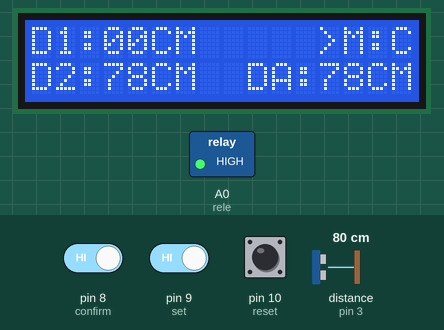
Recording of a program running on a simulated Arduino Uno, built with avr-gcc and run on an emulated ATmega328P. Parts: 16×2 character LCD, switched loads named in the program (green lamp = pin HIGH). Wiring (inferred from the names in the program): ultrasonic range finder: trigger pin 2; echo pin 3. Dashed ring = blinking. Inputs (shaded band) come from the test bench; at power-on: pin 10 (reset) HIGH, distance to the obstacle (sensor on pin 3) 80 cm, pin 8 (confirm) HIGH, pin 9 (set) HIGH. The echo pulse lasts 58.3 µs per cm; EEPROM starts erased; pins used as bus, display or sensor lines are not drawn.

Above: at 1.9 s.
2.0 s: pin 10 (reset) pulled LOW for 3.2 s
At 5.2 s:
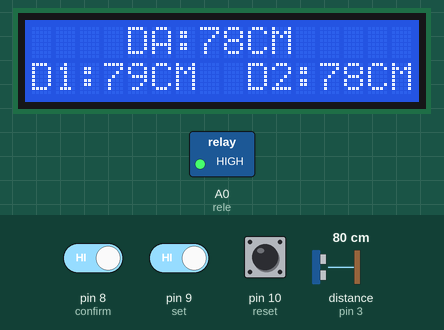
6.7 s: pin 10 (reset) pulled LOW for 1 s
At 9.2 s:
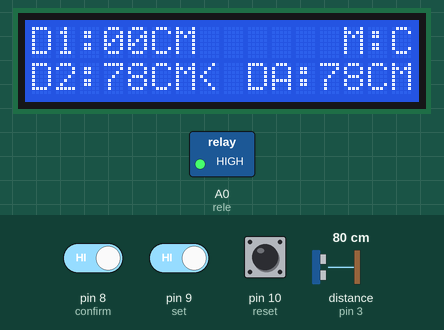
9.4 s: distance to the obstacle (sensor on pin 3) set to 2 cm
At 10.25 s:
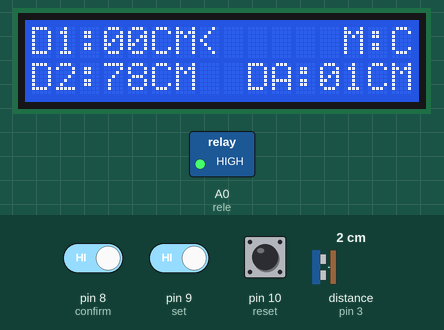
11.3 s: distance to the obstacle (sensor on pin 3) set to 4 cm
At 13.0 s:
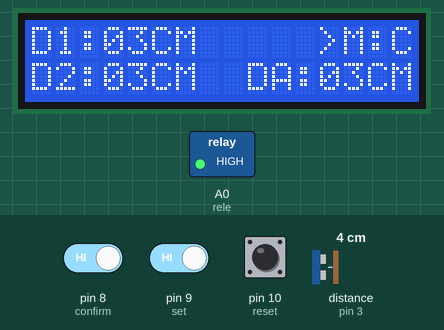
13.1 s: distance to the obstacle (sensor on pin 3) set to 9 cm
At 13.61 s:
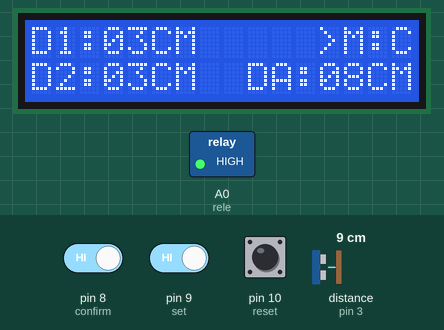
14.9 s: pin 8 (confirm) driven LOW and pin 9 (set) driven LOW and pin 10 (reset) driven LOW
At 16.4 s:
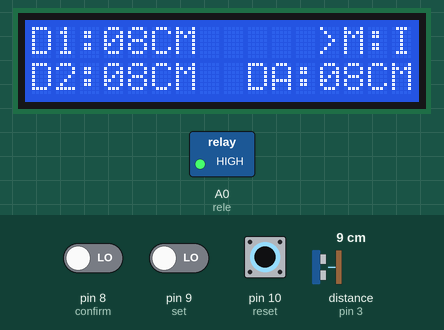
Timing chart, 0 to 17.9 s (numbered marks = the images above; inputs shaded):
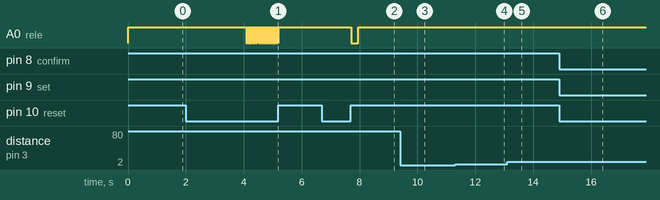

Measured:
- after the input at 2.0 s, A0 (rele): alternates HIGH for 0.02 s and LOW for 0.01 s, 84 changes in all, then stays HIGH, starting after 2.1 s; the display: first differs from a run without the input after 1.5 s (image 1 shows a later state)
- after the input at 6.7 s, A0 (rele): HIGH → LOW after 1.0 s, → HIGH 0.25 s later; the display: first differs from a run without the input after 0.42 s (image 2 shows a later state)
- after the input at 14.9 s, the display: changes after 0.15 s (image 6)
- what the display in image 2 shows lasts 0.6 s, from 8.8 s to 9.4 s

The program:

main.cpp
```cpp
// IMPORTACIONES
#include <Arduino.h>
#include <Wire.h>
#include <LiquidCrystal_I2C.h>
#include <EEPROM.h>

// INSTANCIAS
LiquidCrystal_I2C lcd(0x27,16,2);

// VARIABLES GLOBALES

byte set = 9, reset = 10, confirm = 8, rele = A0, echo = 3, trig = 2;
byte indice = 0;
bool modo = false;
unsigned int debounceTime = 250;

long duration;
float dactual, d1=0, d2=0;
int dactualInt, d1Int=0, d2Int=0;

bool programmed = false;

bool bandera = false;

void(* resetFunc) (void) = 0;

void pantallaPrincipal()
{
  lcd.clear();
  lcd.setCursor(0, 0);
  lcd.print("D1:");
  lcd.print(d1Int>9 ? d1Int : "0"+String(d1Int));
  lcd.print("CM");

  lcd.setCursor(0, 1);
  lcd.print("D2:");
  lcd.print(d2Int>9 ? d2Int : "0"+String(d2Int));
  lcd.print("CM");

  lcd.setCursor(9, 1);
  lcd.print("DA:  CM");

  lcd.setCursor(13,0);
  lcd.print("M:C");
}

void segundaPantalla()
{
  lcd.clear();
  lcd.setCursor(4, 0);
  lcd.print("DA:  CM");

  lcd.setCursor(0, 1);
  lcd.print("D1:");
  lcd.print(d1Int>9 ? d1Int : "0"+String(d1Int));
  lcd.print("CM");

  lcd.setCursor(9, 1);
  lcd.print("D2:");
  lcd.print(d2Int>9 ? d2Int : "0"+String(d2Int));
  lcd.print("CM");
}

void getDistance()
{
  digitalWrite(trig, LOW);
  delayMicroseconds(2);
  digitalWrite(trig, HIGH);
  delayMicroseconds(10);
  digitalWrite(trig, LOW);
  duration = pulseIn(echo, HIGH);
  dactual = duration * 0.034 / 2;
  dactual = dactual > 99 ? 99 : dactual;
  dactualInt = int(dactual);
}

bool menu()
{
  while((indice != 0) | (!modo))
  {
    if(digitalRead(confirm))
    {
      delay(debounceTime);
      indice = indice >= 2 ? 0 : indice+1;
    }

    lcd.setCursor(7,0); lcd.print(" ");
    lcd.setCursor(7,1); lcd.print(" ");
    lcd.setCursor(12,0); lcd.print(" ");

    switch(indice)
    {
      case 0:
        lcd.setCursor(7,0);
        lcd.print("<");
        if(digitalRead(set))
        {
          delay(debounceTime);
          d1 = dactual;
        }
        d1Int = int(d1);
        break;
      case 1:
        lcd.setCursor(7,1);
        lcd.print("<");
        if(digitalRead(set))
        {
          delay(debounceTime);
          d2 = dactual;
        }
        d2Int = int(d2);
        break;
      case 2:
          lcd.setCursor(12,0); lcd.print(">");
          if(digitalRead(set))
          {
            delay(debounceTime);
            modo = true;
          }
          if(digitalRead(reset))
          {
            delay(debounceTime);
            modo = false;
          }
        break;
    }

    getDistance();
    lcd.setCursor(12,1);
    lcd.print(dactualInt <= 9 ? "0"+String(dactualInt) : dactualInt);
    lcd.setCursor(3,0);
    lcd.print(d1Int <= 9 ? "0"+String(d1Int) : d1Int);
    lcd.setCursor(3,1);
    lcd.print(d2Int <= 9 ? "0"+String(d2Int) : d2Int);
    lcd.setCursor(15,0);
    lcd.print(modo ? "I":"C");
    lcd.display();
  }

  EEPROM.put(0,d1);
  EEPROM.put(4,d2);
  EEPROM.put(8,2);

  return true;
}

void setup()
{
  Serial.begin(9600);

  pinMode(rele, OUTPUT);
  pinMode(trig, OUTPUT);
  pinMode(echo, INPUT);
  pinMode(set, INPUT_PULLUP);
  pinMode(reset, INPUT_PULLUP);
  pinMode(confirm, INPUT_PULLUP);
  digitalWrite(rele,1);

  EEPROM.get(0, d1);
  EEPROM.get(4, d2);
  EEPROM.get(8, indice);
  d1Int = int(d1);
  d2Int = int(d2);

  lcd.init();
  lcd.backlight();

  pantallaPrincipal();

  programmed = menu();

  segundaPantalla();
}

void loop()
{
  if(digitalRead(reset))
  {
    delay(debounceTime);
    digitalWrite(rele,1);
    resetFunc();
  }

  getDistance();
  lcd.setCursor(7,0);

  if (dactualInt <= 9)
  {
    lcd.print("0" + String(dactualInt));
  }
  else
  {
    lcd.print(dactualInt);
  }

  lcd.display();

  if(dactual > d2 || bandera)
  {
    digitalWrite(rele, 0);
    bandera = true;
    if(dactual < d1)
    {
      digitalWrite(rele, 1);
      bandera = false;
    }
  }
}
```
